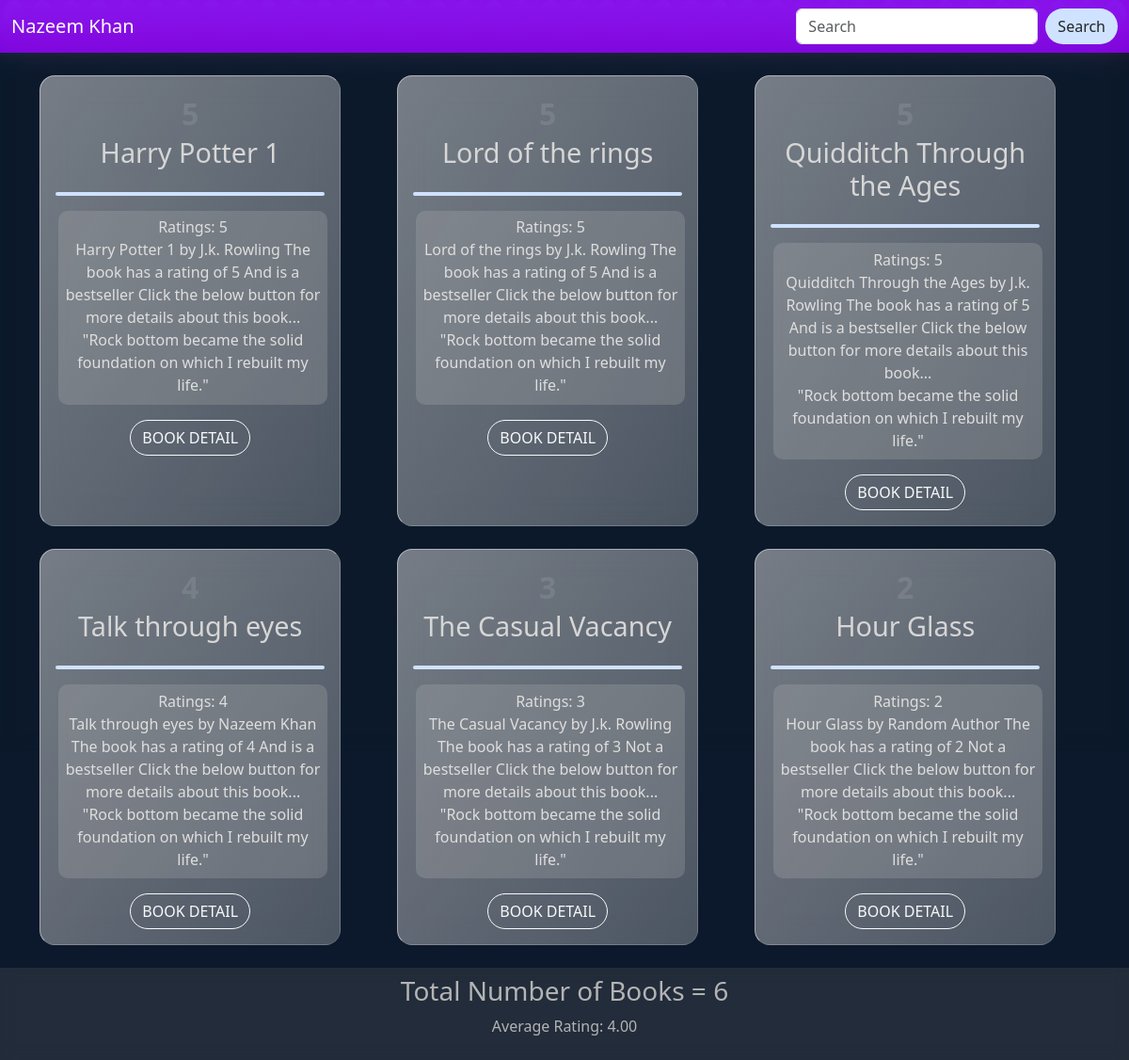
The page / on the database its author committed.
### boot_outlet/models.py (models this page shows, shortened)
class Book(models.Model):
    title = models.CharField(max_length=50)
    rating = models.IntegerField(
        validators=[MinValueValidator(1), MaxValueValidator(5)]
    )
    author = models.ForeignKey(Author,on_delete=models.CASCADE,null=True,related_name='books')
    is_bestselling = models.BooleanField(default=False)
    slug = models.SlugField(default="", blank=True, null=False, db_index=True)
    published_countries = models.ManyToManyField(Country)
    def get_absolute_url(self):
        try:
            return reverse("book-detail", args=[self.slug])
        except NoReverseMatch:
            return reverse("index")

class Author(models.Model):
    first_name = models.CharField(max_length=100)
    last_name = models.CharField(max_length=100)
    address=models.OneToOneField(Address, on_delete=models.CASCADE,null=True)
    def full_name(self):
        return f"{self.first_name} {self.last_name}"

### boot_outlet/views.py (the view)
# urls.py: path("",views.index,name='index'),
def index(request):
    books = Book.objects.all().order_by("-rating")
    total_books = books.count()
    avg_rating = books.aggregate(Avg("rating"))
    for book in books:
        autor=book
        rating=book.rating
        is_bestselling=book.is_bestselling
    return render(request,'index.html',{
        "books":books,
        "total_books":total_books,
        "avg_rating":avg_rating,
        "author":autor,
        "rating":rating,
        "is_bestselling":is_bestselling,
    })

### boot_outlet/templates/index.html (shortened to what this page needs)
{% extends "boot_outlet/base.html" %}
{% block content %}
<div class="container">
    <div class="row row-cols-1 row-cols-md-2 row-cols-md-3">
        {% for book in books %}
        <div class="col mb-4" >
            <div class="card h-100  text-center">
                <div class="card-body ">
                    <span class="card-number fw-bold">{{ book.rating }}</span>
                    <h5 class="card-title mb-4 book-title">{{ book.title }}</h5>
                    <div class="hr-line bg-primary-subtle " style="--bs-text-opacity: .5;"></div>
                    <p class="card-text">
                        <div class="cardtext_inner">
                            Ratings: {{ book.rating }} <br>
                            {{ book.title }} by {{ book.author.full_name }}
                            The book has a rating of {{ book.rating }}
                            {% if book.is_bestselling %}
                                And is a bestseller
                            {% else %}
                                Not a bestseller
                            {% endif %}
                            Click the below button for more details
                            about this book... <br>
                            "Rock bottom became the solid foundation on which I rebuilt my life."
                        </div>
                    </p>
                    <a href="{{ book.get_absolute_url }}" class="btn btn-outline-light">BOOK DETAIL</a>
                </div>
            </div>
        </div>
        {% endfor %}
    </div>
</div>
<div class=" footer ">
    <h3 >Total Number of Books = {{ total_books }}</h3>
    <p>Average Rating: {{ avg_rating.rating__avg|default:"N/A"|floatformat:2 }}</p>
</div>
{% endblock content %}

### boot_outlet/templates/boot_outlet/base.html (shortened to what this page needs)
{% load static %}
<!DOCTYPE html>
<html lang="en">
<head>
    <link href="https://cdn.jsdelivr.net/npm/bootstrap@5.3.2/dist/css/bootstrap.min.css" rel="stylesheet">
    <link rel="stylesheet" href="{% static '/main.css' %}">
</head>
<body>
<div class="bg-container">
    <div class="bubbles">
      <span style="--i:11;"></span>
      <span style="--i:12;"></span>
      <span style="--i:24;"></span>
      <span style="--i:10;"></span>
      <span style="--i:14;"></span>
      <span style="--i:23;"></span>
      <span style="--i:18;"></span>
      <span style="--i:16;"></span>
      <span style="--i:19;"></span>
      <span style="--i:20;"></span>
      <span style="--i:22;"></span>
      <span style="--i:25;"></span>
      <span style="--i:18;"></span>
      <span style="--i:21;"></span>
      <span style="--i:15;"></span>
      <span style="--i:13;"></span>
      <span style="--i:26;"></span>
      <span style="--i:17;"></span>
      <span style="--i:13;"></span>
      <span style="--i:28;"></span>
      <span style="--i:11;"></span>
      <span style="--i:12;"></span>
      <span style="--i:24;"></span>
      <span style="--i:10;"></span>
      <span style="--i:14;"></span>
      <span style="--i:23;"></span>
      <span style="--i:18;"></span>
      <span style="--i:16;"></span>
      <span style="--i:28;"></span>
  </div>
</div>
    <nav class="navbar   text-white sticky-top" >
        <div class="container-fluid">
          <a class="navbar-brand text-white">Nazeem Khan</a>
          <form class="d-flex" role="search">
            <input class="form-control me-2" type="search" placeholder="Search" aria-label="Search">
            <button class="btn bg-primary-subtle" type="submit">Search</button>
          </form>
        </div>
      </nav>
    {% block content %}
    {% endblock content %}
    <div class="bg-blur"></div>
</body>
</html>

### boot_outlet/static/main.css (style rules this page uses)
body { background-size: cover; background-position: center center; background-attachment: fixed; color: #ffffff; padding: 0; margin: 0; min-height: 100vh; background: #0c192c; }
nav { background-color: #9500ffd2; backdrop-filter: blur(1rem); }
.container { margin-top: 2%; width: 100%; display: flex; flex-wrap: wrap; align-items: center; justify-content: center; }
.card { width: 90%; max-width: 400px; border-radius: 1rem; border: 1px solid transparent; backdrop-filter: blur(1rem); box-shadow: 1.3rem rgba(0, 0, 0, 0.5); color: #dedede; border-top-color: rgba(255, 255, 255, 0.5); border-left-color: rgba(255, 255, 255, 0.5); border-bottom-color: rgba(255, 255, 255, 0.1); border-right-color: rgba(255, 255, 255, 0.1); background-color: rgba(255, 255, 255, 0.1); background: linear-gradient(to right bottom, rgba(225,225,225,0.5), rgba(225,225,225,0.3)); }
.cardtext_inner { width: 100%; margin: 1%; margin-bottom: 4%; border-radius: 10px; padding: 2%; padding-bottom: 3%; background-color: #b0b0b045; }
.book-title { color:#d6d6d6 ; font-size: 1.8rem; }
.hr-line { width: 100%; height: 4px; border-radius: 10px; }
.card-number { color: rgba(255, 255, 255, 0.10); font-size: 2rem; z-index: -1; top: -1rem; right: 2.5rem; }
.btn { border-radius: 2rem; }
.footer { display: flex; flex-direction: column; align-items: center; color: #b4b4b4; justify-content: center; padding: .5rem; background-color:#66666642 ; backdrop-filter: blur(.5rem); }
.bg-blur { backdrop-filter: blur(.7rem); width: 100%; position: fixed; background-color: #0c192c33; height: 100vh; z-index: -1; top: 0; left: 0; }
.bg-container { position: fixed; width: 100%; z-index: -1; top: 0; left: 0; }
.bubbles { position: relative; display: flex; }
.bubbles span { position: relative; width: 30px; height: 30px; background: #4fc3dc; margin: 0 4px; border-radius: 50%; box-shadow: 0 0 0 10px #4fc3dc44, 0 0 50px #4fc3dc, 0 0 50px #4fc3dc; animation: animate 15s linear infinite; animation-duration: calc(125s / var(--i)); }
.bubbles span:nth-child(even) { box-shadow: 0 0 0 10px #ff2d7544, 0 0 50px #ff2d75, 0 0 50px #ff2d75; }

### rows shown on the page
Book: title "Harry Potter 1", rating "5", author.full_name "J.k. Rowling", is_bestselling "And is a bestseller"
Book: title "Lord of the rings", rating "5", author.full_name "J.k. Rowling", is_bestselling "And is a bestseller"
Book: title "Quidditch Through the Ages", rating "5", author.full_name "J.k. Rowling", is_bestselling "And is a bestseller"
Book: title "Talk through eyes", rating "4", author.full_name "Nazeem Khan", is_bestselling "And is a bestseller"
Book: title "The Casual Vacancy", rating "3", author.full_name "J.k. Rowling", is_bestselling "Not a bestseller"
Book: title "Hour Glass", rating "2", author.full_name "Random Author", is_bestselling "Not a bestseller"

### other values the page prints
{{ total_books }} "6"
{{ avg_rating.rating__avg|default:"N/A"|floatformat:2 }} "4.00"
